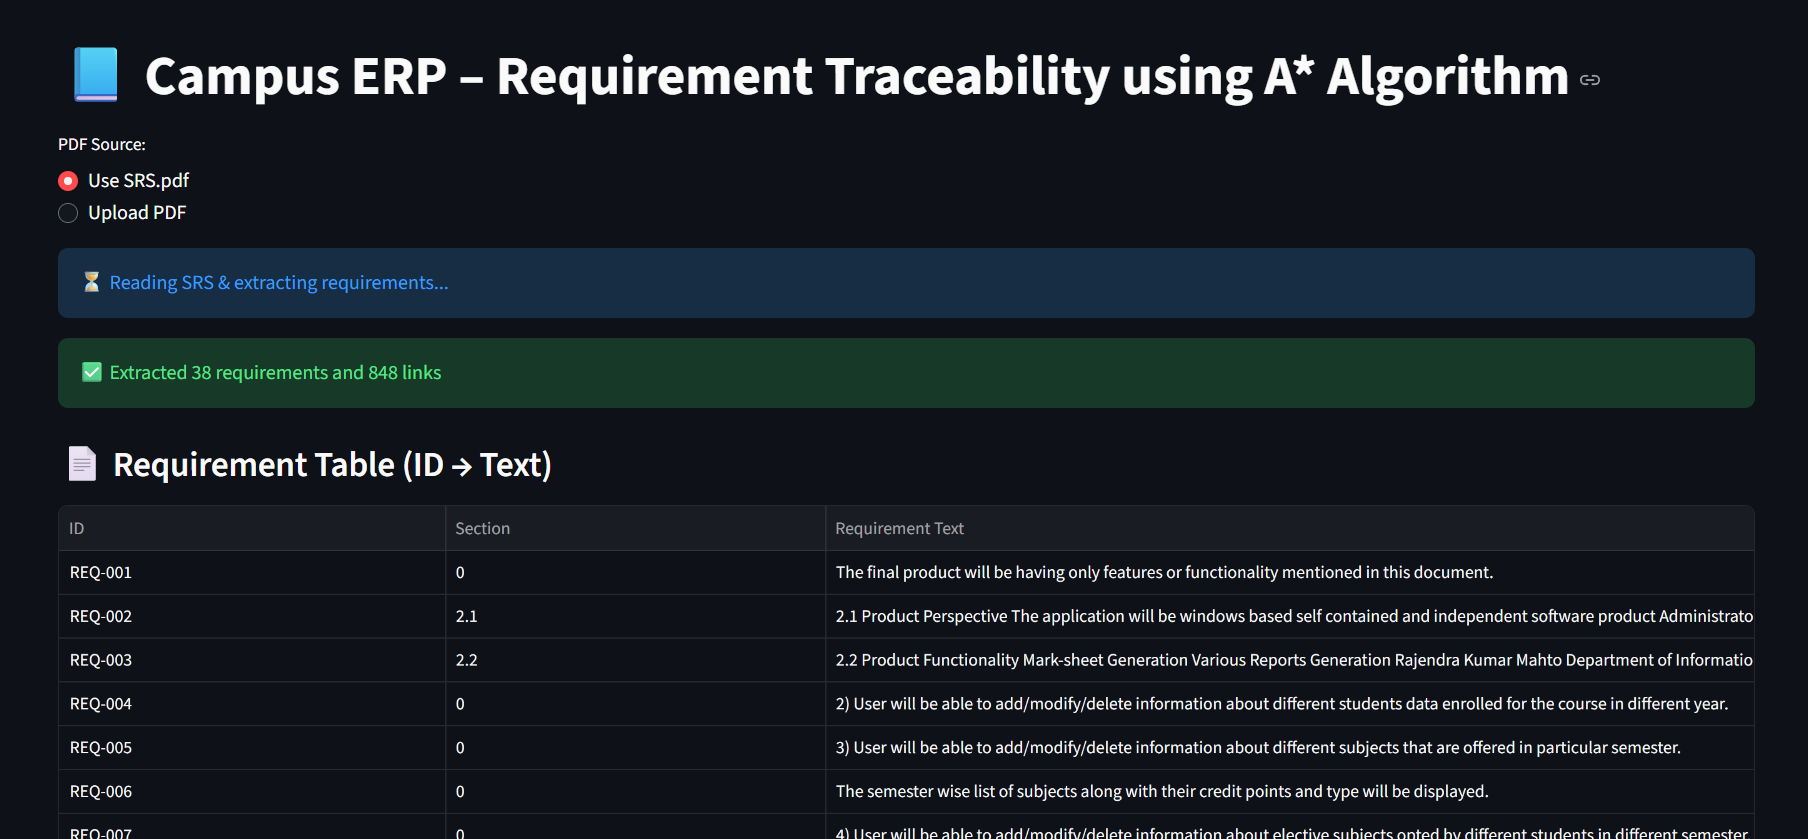

Source code (Python):
import os
import streamlit as st
import networkx as nx
import matplotlib.pyplot as plt
from traceability_core import parse_pdf_to_nodes, build_graph, a_star, bfs

st.set_page_config(page_title="Campus ERP Traceability", layout="wide")
st.title("📘 Campus ERP – Requirement Traceability using A* Algorithm")

mode = st.radio("PDF Source:", ["Use SRS.pdf", "Upload PDF"])

# ✅ Load PDF
if mode == "Upload PDF":
    uploaded = st.file_uploader("Upload SRS PDF", type=["pdf"])
    if not uploaded:
        st.stop()
    pdf_path = "uploaded_srs.pdf"
    with open(pdf_path, "wb") as f:
        f.write(uploaded.read())
else:
    pdf_path = "SRS.pdf"
    if not os.path.exists(pdf_path):
        st.error("⚠️ Place `SRS.pdf` in this folder.")
        st.stop()

st.info("⏳ Reading SRS & extracting requirements...")
nodes = parse_pdf_to_nodes(pdf_path)
G = build_graph(nodes)

st.success(f"✅ Extracted {len(nodes)} requirements and {G.number_of_edges()} links")

# ✅ Requirement Mapping Table
st.subheader("📄 Requirement Table (ID → Text)")
mapping_df = [{"ID": n["id"], "Section": n["section"], "Requirement Text": n["text"]} for n in nodes]
st.dataframe(mapping_df, use_container_width=True, height=300)

# ✅ Selection Boxes
ids = [n["id"] for n in nodes]
start = st.selectbox("Start Requirement", ids, index=0)
goal = st.selectbox("Goal Requirement", ids, index=min(1, len(ids)-1))

# ✅ Run Search and Plot Graph
if st.button("Run A* vs BFS Search"):
    ap,ac,ax = a_star(G,start,goal)
    bp,bc,bx = bfs(G,start,goal)

    # Results
    st.subheader("🔎 Algorithm Results")
    st.write(f"**A\\*** Path: `{ap}` | Cost: `{ac:.3f}` | Steps: `{ax}`")
    st.write(f"**BFS** Path: `{bp}` | Cost: `{bc:.3f}` | Steps: `{bx}`")

    gain = (bx-ax)/bx*100 if bx > 0 else 0
    st.success(f"🚀 A* is **{gain:.2f}% faster** than BFS")

    # ✅ Build simple fixed graph
    st.subheader("📌 Requirement Traceability Graph (Static View)")

    H = G.copy()
    
    # Convert REQ-001 → R1, REQ-002 → R2, ...
    label_mapping = {n: n.replace("REQ-", "R") for n in H.nodes()}
    H = nx.relabel_nodes(H, label_mapping)

    # Node positions fixed for consistent look
    pos = nx.spring_layout(H, seed=7)

    plt.figure(figsize=(10, 8))

    # Draw nodes
    nx.draw_networkx_nodes(H, pos, node_size=800, node_color="skyblue")

    # Draw plain black edges
    nx.draw_networkx_edges(H, pos, edge_color="black", arrows=False)

    # Label nodes
    nx.draw_networkx_labels(H, pos, font_size=10, font_weight="bold")

    plt.axis("off")
    st.pyplot(plt)
